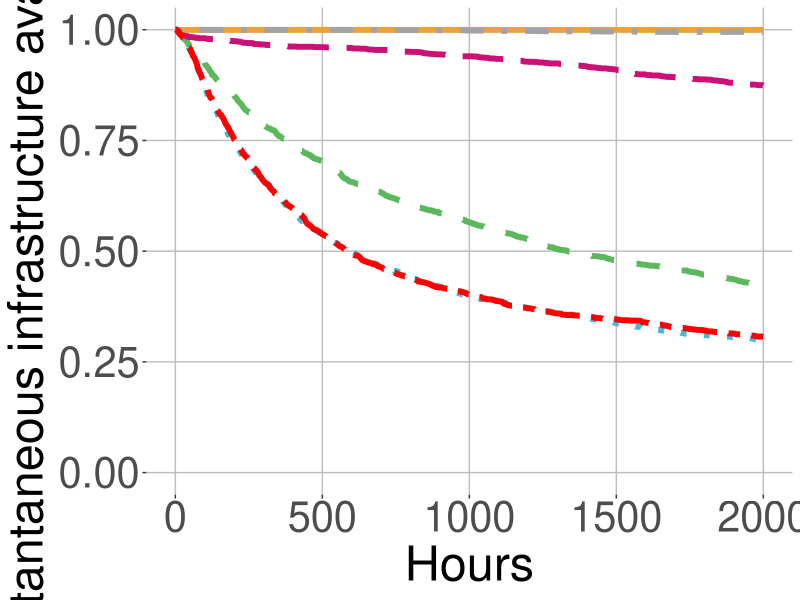

Here is the R script that generated this plot:
# execute all lines: ctrl + shift + enter

library(ggplot2)

# set working directory here
setwd(dirname(rstudioapi::getSourceEditorContext()$path))

overall <- read.table("exp_assembly_overall_energy_template.txt", 
                      header = F,
                      sep = " ",
                      col.names= c("overallx", "overally")
)

random <- read.table("exp_assembly_random.txt", 
                     header = F,
                     sep = " ",
                     col.names= c("randomx", "randomy")
)

res <- read.table("exp_assembly_residual_life_template.txt", 
                  header = F,
                  sep = " ",
                  col.names= c("resx","resy")
)

local <- read.table("exp_assembly_local_energy_template.txt", 
                    header = F,
                    sep = " ",
                    col.names= c("locx","locy")
)

learning <- read.table("exp_assembly_energyAware.txt", 
                       header = F,
                       sep = " ",
                       col.names= c("enx","eny")
)

qos <- read.table("exp_assembly_QoS.txt", 
                  header = F,
                  sep = " ",
                  col.names= c("qosx","qosy")
)


overall_x <- overall$overallx
overall_y <- overall$overally

random_y <- random$randomy
res_y <- res$resy
local_y <- local$locy
energyAware_y <- learning$eny
qos_y <- qos$qosy

head(overall)

colors <- c("overall" = "#EEA236", "residual life" = "#5CB85C", "random" = "#46B8DA", "local"="gray64", "energy balance"="deeppink3", "qos"="#FF0000")

g = ggplot(data=local, aes(x=overall_x, col = group)) + 
  
  geom_line(aes(y = overall_y, color = "overall",linetype=b), size = 2, linetype="solid") +
  geom_line(aes(y = res_y, color = "residual life"), size = 2, linetype="dashed") +
  geom_line(aes(y = random_y, color = "random"), size = 2, linetype="dotted") +
  geom_line(aes(y = local_y, color = "local"), size = 2, linetype="dotdash") +
  geom_line(aes(y = energyAware_y, color = "energy balance"), size = 2, linetype="longdash") +
  geom_line(aes(y = qos_y, color = "qos"), size = 2, linetype="twodash")  +
  ylim(0, 1.0) +
  
  labs(x = "Hours",
       y = "Instantaneous infrastructure availability") +

  scale_color_manual(values = colors)

  g+theme(panel.background = element_rect(fill="white"),
          panel.grid.minor.y = element_line(size=2),
          panel.grid.major = element_line(colour = "gray"),
          plot.background = element_rect(fill="white"),
          axis.text=element_text(size=30),
          axis.title=element_text(size=35),
          legend.position = "none") 
